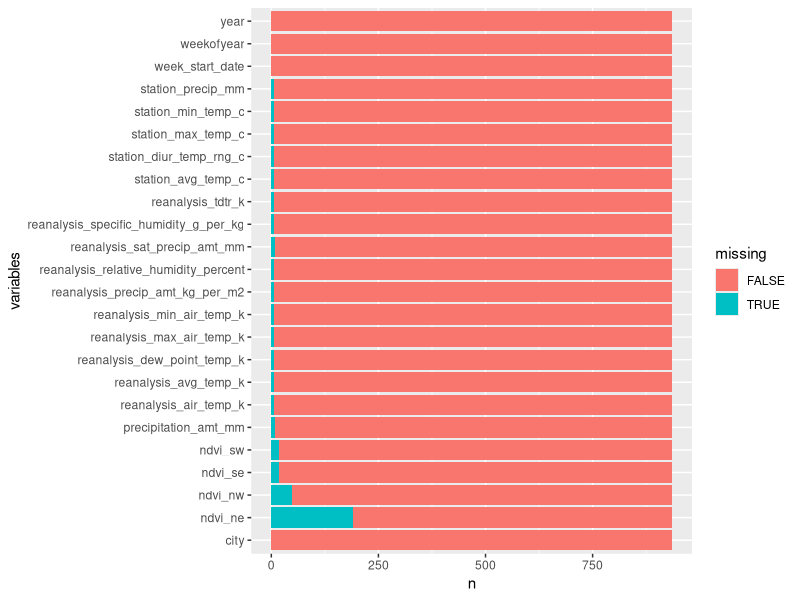
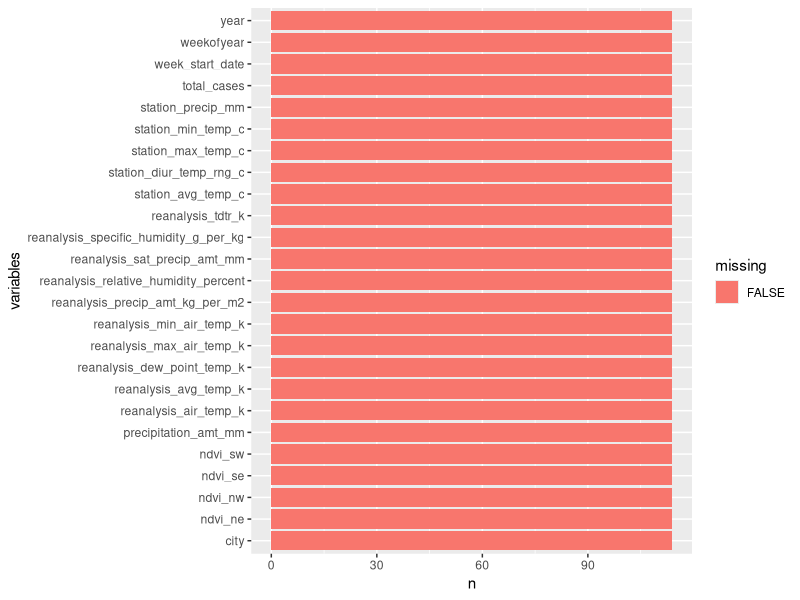
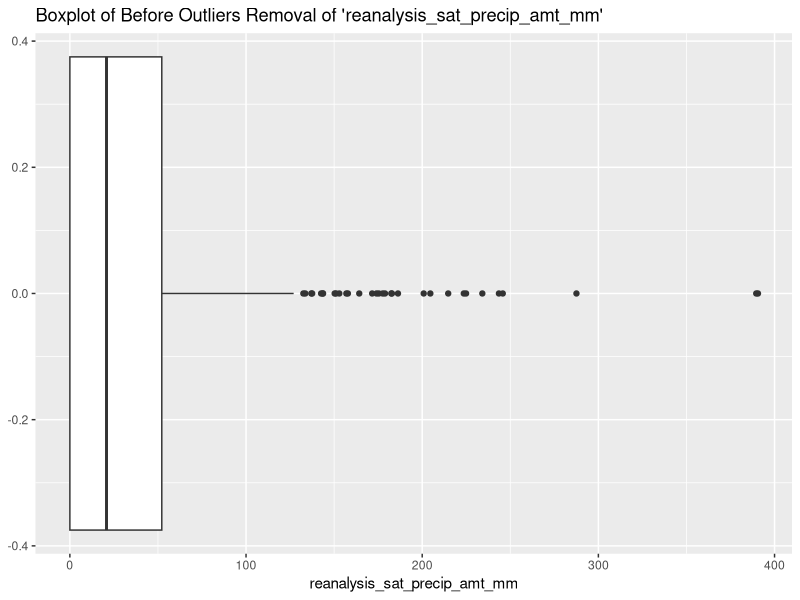
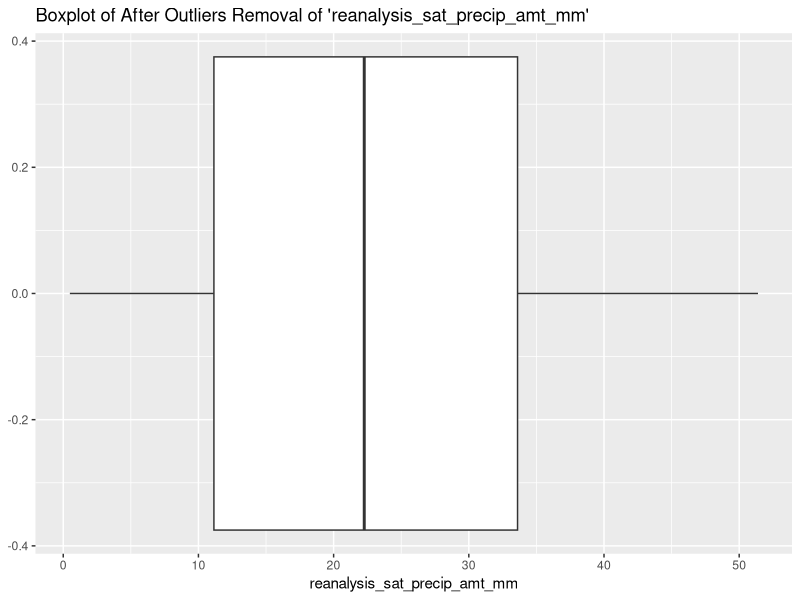
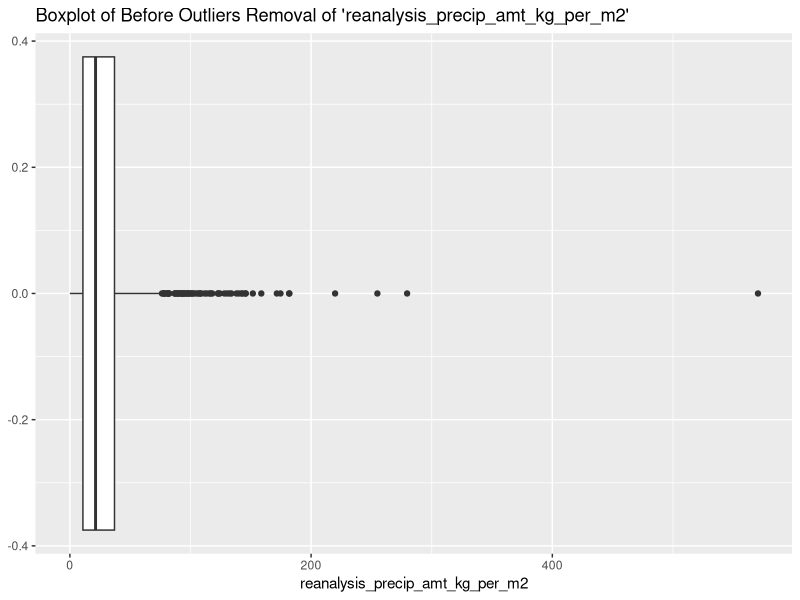
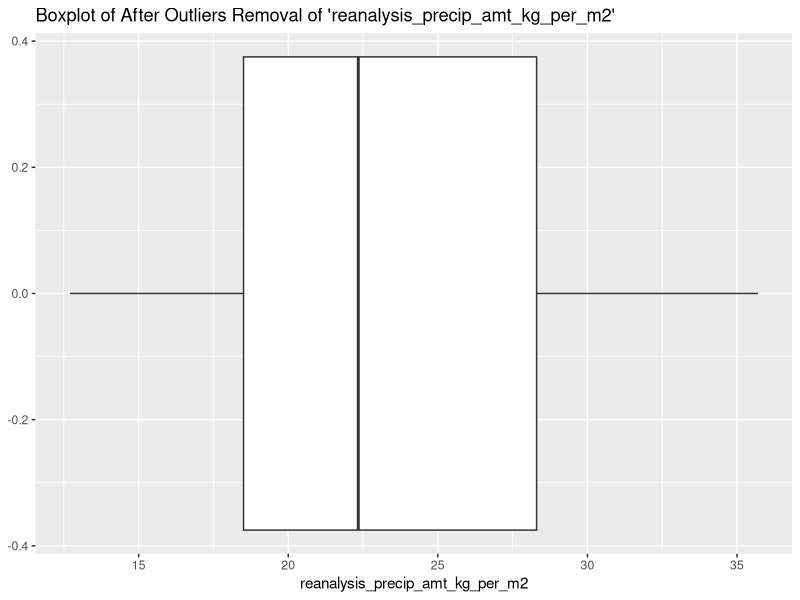
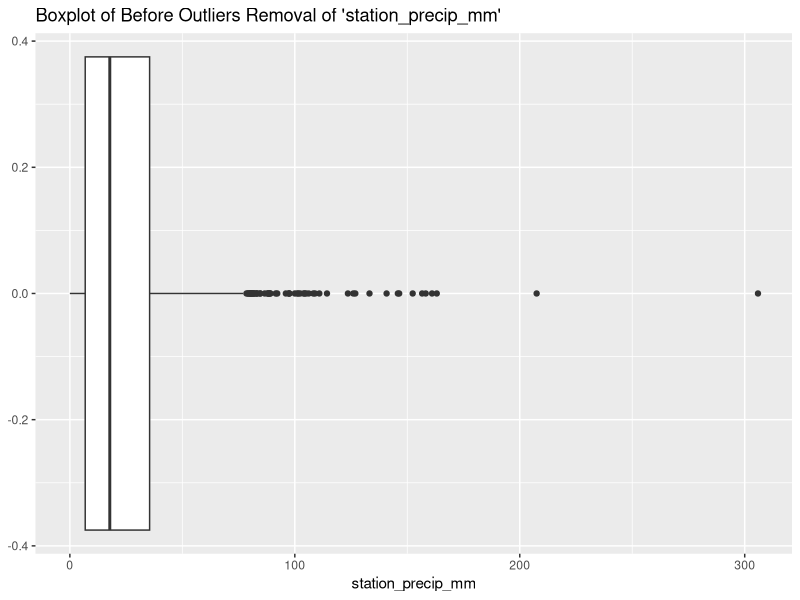
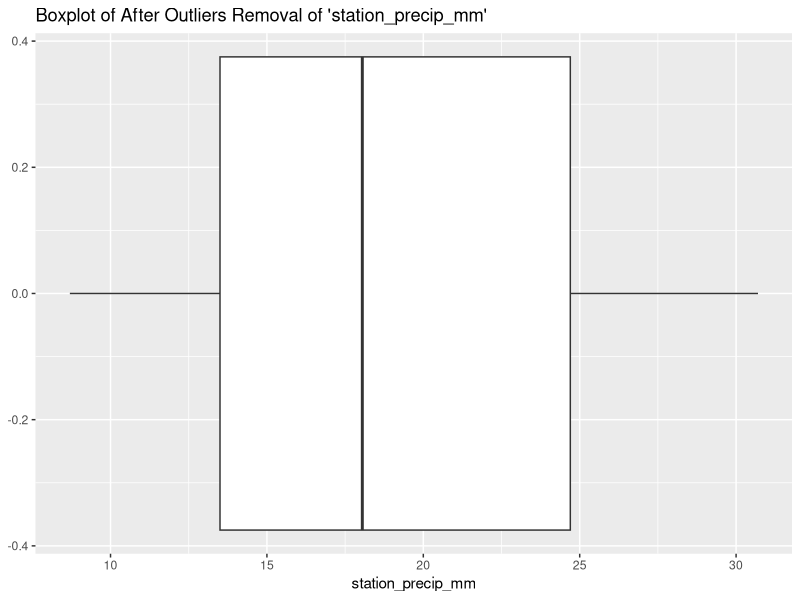

Write the R code that produced these figures, in order.
## ---- chunk 1
knitr::opts_chunk$set(echo = TRUE)
## ---- chunk 2
pkgs <- c('tidyverse', 'corrplot', 'magrittr', 'zoo', 'RColorBrewer', 'gridExtra','MASS')
invisible(lapply(pkgs, require, character.only = T))
## ---- chunk 3
train_features <- read.csv('./data/dengue_features_train.csv')
train_labels <- read.csv('./data/dengue_labels_train.csv')
test_features <- read.csv('./data/dengue_features_test.csv')

train_cleaned <- read.csv('./data/Train_cleaned.csv')
test_cleaned <- read.csv('./data/Test_cleaned.csv')
## ---- chunk 4
sj_train_features = train_features %>% filter(city == 'sj')
sj_train_features = sj_train_features %>% 
                      select_if(!names(.) %in% c('X'))
sj_train_labels   = train_labels   %>% filter(city == 'sj')
sj_train_labels = sj_train_labels %>% 
                    select_if(!names(.) %in% c('X'))
iq_train_features = train_features %>% filter(city == 'iq')
iq_train_features = iq_train_features %>% 
                      select_if(!names(.) %in% c('X'))
iq_train_labels   = train_labels   %>% filter(city == 'iq')
iq_train_labels = iq_train_labels %>% 
                    select_if(!names(.) %in% c('X'))

sj_clean_train = train_cleaned %>% filter(city == 'sj')
sj_clean_train[['week_start_date']] <- as.POSIXct(sj_clean_train[['week_start_date']],
                                                format = "%Y-%m-%d")
sj_clean_train = sj_clean_train %>% 
  dplyr::filter(reanalysis_sat_precip_amt_mm > quantile(reanalysis_sat_precip_amt_mm, 0.25), 
                reanalysis_sat_precip_amt_mm < quantile(reanalysis_sat_precip_amt_mm, 0.75))
sj_clean_train = sj_clean_train %>% 
  dplyr::filter(reanalysis_precip_amt_kg_per_m2 > quantile(reanalysis_precip_amt_kg_per_m2, 0.25), 
                reanalysis_precip_amt_kg_per_m2 < quantile(reanalysis_precip_amt_kg_per_m2, 0.75))
sj_clean_train = sj_clean_train %>% 
  dplyr::filter(station_precip_mm > quantile(station_precip_mm, 0.25), 
                station_precip_mm < quantile(station_precip_mm, 0.75))

iq_clean_train = train_cleaned %>% filter(city == 'iq')
iq_clean_train[['week_start_date']] <- as.POSIXct(iq_clean_train[['week_start_date']],
                                                  format = "%Y-%m-%d")
## ---- chunk 5
apply(sj_train_features, 2, function(x) 
  round(100 * (length(which(is.na(x))))/length(x) , digits = 1)) %>%
  as.data.frame() %>%
  `names<-`('Percent of Missing Values')

sj_train_features  %>%
  summarise_all(list(~is.na(.)))%>%
  pivot_longer(everything(),
               names_to = "variables", values_to="missing") %>%
  count(variables, missing) %>%
  ggplot(aes(y=variables,x=n,fill=missing))+
  geom_col()

apply(sj_clean_train, 2, function(x) 
  round(100 * (length(which(is.na(x))))/length(x) , digits = 1)) %>%
  as.data.frame() %>%
  `names<-`('Percent of Missing Values')

sj_clean_train  %>%
  summarise_all(list(~is.na(.)))%>%
  pivot_longer(everything(),
               names_to = "variables", values_to="missing") %>%
  count(variables, missing) %>%
  ggplot(aes(y=variables,x=n,fill=missing))+
  geom_col()
## ---- chunk 6
box_plot_after_ol_removed <- ggplot(sj_train_features, aes(y = reanalysis_sat_precip_amt_mm))
box_plot_after_ol_removed +
  geom_boxplot() +coord_flip()+ggtitle("Boxplot of Before Outliers Removal of 'reanalysis_sat_precip_amt_mm'")

box_plot_after_ol_removed <- ggplot(sj_clean_train, aes(y = reanalysis_sat_precip_amt_mm))
box_plot_after_ol_removed +
  geom_boxplot() +coord_flip()+ggtitle("Boxplot of After Outliers Removal of 'reanalysis_sat_precip_amt_mm'")

box_plot_after_ol_removed <- ggplot(sj_train_features, aes(y = reanalysis_precip_amt_kg_per_m2))
box_plot_after_ol_removed +
  geom_boxplot() +coord_flip()+ggtitle("Boxplot of Before Outliers Removal of 'reanalysis_precip_amt_kg_per_m2'")

box_plot_after_ol_removed <- ggplot(sj_clean_train, aes(y = reanalysis_precip_amt_kg_per_m2))
box_plot_after_ol_removed +
  geom_boxplot() +coord_flip()+ggtitle("Boxplot of After Outliers Removal of 'reanalysis_precip_amt_kg_per_m2'")

box_plot_after_ol_removed <- ggplot(sj_train_features, aes(y = station_precip_mm))
box_plot_after_ol_removed +
  geom_boxplot() +coord_flip()+ggtitle("Boxplot of Before Outliers Removal of 'station_precip_mm'")

box_plot_after_ol_removed <- ggplot(sj_clean_train, aes(y = station_precip_mm))
box_plot_after_ol_removed +
  geom_boxplot() +coord_flip()+ggtitle("Boxplot of After Outliers Removal of 'station_precip_mm'")
## ---- chunk 7
apply(iq_train_features, 2, function(x) 
  round(100 * (length(which(is.na(x))))/length(x) , digits = 1)) %>%
  as.data.frame() %>%
  `names<-`('Percent of Missing Values')

iq_train_features  %>%
  summarise_all(list(~is.na(.)))%>%
  pivot_longer(everything(),
               names_to = "variables", values_to="missing") %>%
  count(variables, missing) %>%
  ggplot(aes(y=variables,x=n,fill=missing))+
  geom_col()

apply(iq_clean_train, 2, function(x) 
  round(100 * (length(which(is.na(x))))/length(x) , digits = 1)) %>%
  as.data.frame() %>%
  `names<-`('Percent of Missing Values')

iq_clean_train  %>%
  summarise_all(list(~is.na(.)))%>%
  pivot_longer(everything(),
               names_to = "variables", values_to="missing") %>%
  count(variables, missing) %>%
  ggplot(aes(y=variables,x=n,fill=missing))+
  geom_col()
## ---- chunk 8
box_plot_after_ol_removed <- ggplot(iq_train_features, aes(y = reanalysis_sat_precip_amt_mm))
box_plot_after_ol_removed +
  geom_boxplot() +coord_flip()+ggtitle("Boxplot of Before Outliers Removal of 'reanalysis_sat_precip_amt_mm'")

box_plot_after_ol_removed <- ggplot(iq_clean_train, aes(y = reanalysis_sat_precip_amt_mm))
box_plot_after_ol_removed +
  geom_boxplot() +coord_flip()+ggtitle("Boxplot of After Outliers Removal of 'reanalysis_sat_precip_amt_mm'")

box_plot_after_ol_removed <- ggplot(iq_train_features, aes(y = reanalysis_precip_amt_kg_per_m2))
box_plot_after_ol_removed +
  geom_boxplot() +coord_flip()+ggtitle("Boxplot of Before Outliers Removal of 'reanalysis_precip_amt_kg_per_m2'")

box_plot_after_ol_removed <- ggplot(iq_clean_train, aes(y = reanalysis_precip_amt_kg_per_m2))
box_plot_after_ol_removed +
  geom_boxplot() +coord_flip()+ggtitle("Boxplot of After Outliers Removal of 'reanalysis_precip_amt_kg_per_m2'")

box_plot_after_ol_removed <- ggplot(iq_train_features, aes(y = station_precip_mm))
box_plot_after_ol_removed +
  geom_boxplot() +coord_flip()+ggtitle("Boxplot of Before Outliers Removal of 'station_precip_mm'")

box_plot_after_ol_removed <- ggplot(iq_clean_train, aes(y = station_precip_mm))
box_plot_after_ol_removed +
  geom_boxplot() +coord_flip()+ggtitle("Boxplot of After Outliers Removal of 'station_precip_mm'")
## ---- chunk 9
cat('\nSan Juan\n',
    '\t features: ', sj_train_features %>% ncol, 
    '\t entries: ' , sj_train_features %>% nrow,
    '\t labels: '  , sj_train_labels %>% nrow)

cat('\nIquitos\n',
    '\t features: ', iq_train_features %>% ncol, 
    '\t entries: ' , iq_train_features %>% nrow,
    '\t labels: '  , iq_train_labels %>% nrow)
## ---- chunk 10
cat('\nSan Juan\n',
    '\t total cases mean: ',      sj_train_labels$total_cases %>% mean(), 
    '\t total cases variance: ' , sj_train_labels$total_cases %>% var() )

cat('\nIquitos\n',
    '\t total cases mean: ',      iq_train_labels$total_cases %>% mean(), 
    '\t total cases variance: ' , iq_train_labels$total_cases %>% var() )
## ---- chunk 11
train_cleaned %>% ggplot() + 
  geom_boxplot(aes(year, total_cases, group=year)) + 
  facet_grid(city ~ ., scale = "free") + 
  ggtitle("Total number of cases per year in each cities")
## ---- chunk 12
rbind(iq_train_labels, sj_train_labels) %>% 
  ggplot(aes(x = total_cases,fill = ..count..)) + 
  geom_histogram(bins = 12, colour = 'black') + ggtitle('Total Cases of Dengue') +
  scale_y_continuous(breaks = seq(0,700,100)) + facet_wrap(~city)
## ---- chunk 13
sj_clean_train %>% 
  dplyr::select(-city, -year, -weekofyear, -week_start_date) %>%
  cor(use = 'pairwise.complete.obs') -> M1

corrplot(M1, type="lower", method="color",
           col=brewer.pal(n=8, name="RdBu"), tl.cex=0.7, tl.offset=2)
## ---- chunk 14

iq_clean_train %>% 
  dplyr::select(-city, -year, -weekofyear, -week_start_date) %>%
  cor(use = 'pairwise.complete.obs') -> M2

corrplot(M2, type="lower", method="color",
           col=brewer.pal(n=8, name="RdBu"), tl.cex=0.7, tl.offset=2)
## ---- chunk 15
sort(M1[21,-21]) %>%  
  as.data.frame %>% 
  `names<-`('correlation') %>%
  ggplot(aes(x = reorder(row.names(.), -correlation), y = correlation, fill = correlation)) + 
  geom_bar(stat='identity', colour = 'black') + scale_fill_continuous(guide = FALSE) + scale_y_continuous(limits =  c(-.15,.25)) +
  labs(title = 'San Jose\n Correlations', x = NULL, y = NULL) + coord_flip() -> cor1

# can use ncol(M1) instead of 21 to generalize the code
sort(M2[21,-21]) %>%  
  as.data.frame %>% 
  `names<-`('correlation') %>%
  ggplot(aes(x = reorder(row.names(.), -correlation), y = correlation, fill = correlation)) + 
  geom_bar(stat='identity', colour = 'black') + scale_fill_continuous(guide = FALSE) + scale_y_continuous(limits =  c(-.15,.25)) +
  labs(title = 'Iquitos\n Correlations', x = NULL, y = NULL) + coord_flip() -> cor2

grid.arrange(cor1, cor2, nrow = 1)
## ---- chunk 16
ggplot()+
  geom_line(data=sj_clean_train, mapping=aes(week_start_date, station_min_temp_c), color='blue') + 
  geom_line(data=sj_clean_train, mapping=aes(week_start_date, total_cases), color='red') + 
  ggtitle("Reanalysis_Specific_Humidity_g_per_kg vs Total_Cases over Time")

ggplot()+
  geom_line(data=sj_clean_train, mapping=aes(week_start_date, station_avg_temp_c), color='blue') + 
  geom_line(data=sj_clean_train, mapping=aes(week_start_date, total_cases), color='red') + 
  ggtitle("Reanalysis_Specific_Humidity_g_per_kg vs Total_Cases over Time")

ggplot()+
  geom_line(data=sj_clean_train, mapping=aes(week_start_date, reanalysis_specific_humidity_g_per_kg), color='blue') + 
  geom_line(data=sj_clean_train, mapping=aes(week_start_date, total_cases), color='red') + 
  ggtitle("Reanalysis_Specific_Humidity_g_per_kg vs Total_Cases over Time")
## ---- chunk 17
ggplot()+
  geom_line(data=iq_clean_train, mapping=aes(week_start_date, reanalysis_specific_humidity_g_per_kg), color='blue') + 
  geom_line(data=iq_clean_train, mapping=aes(week_start_date, total_cases), color='red') + 
  ggtitle("Reanalysis_Specific_Humidity_g_per_kg vs Total_Cases over Time")

ggplot()+
  geom_line(data=iq_clean_train, mapping=aes(week_start_date, reanalysis_dew_point_temp_k), color='blue') + 
  geom_line(data=iq_clean_train, mapping=aes(week_start_date, total_cases), color='red') + 
  ggtitle("Reanalysis_Specific_Humidity_g_per_kg vs Total_Cases over Time")

ggplot()+
  geom_line(data=iq_clean_train, mapping=aes(week_start_date, reanalysis_tdtr_k), color='blue') + 
  geom_line(data=iq_clean_train, mapping=aes(week_start_date, total_cases), color='red') + 
  ggtitle("Reanalysis_Specific_Humidity_g_per_kg vs Total_Cases over Time")
